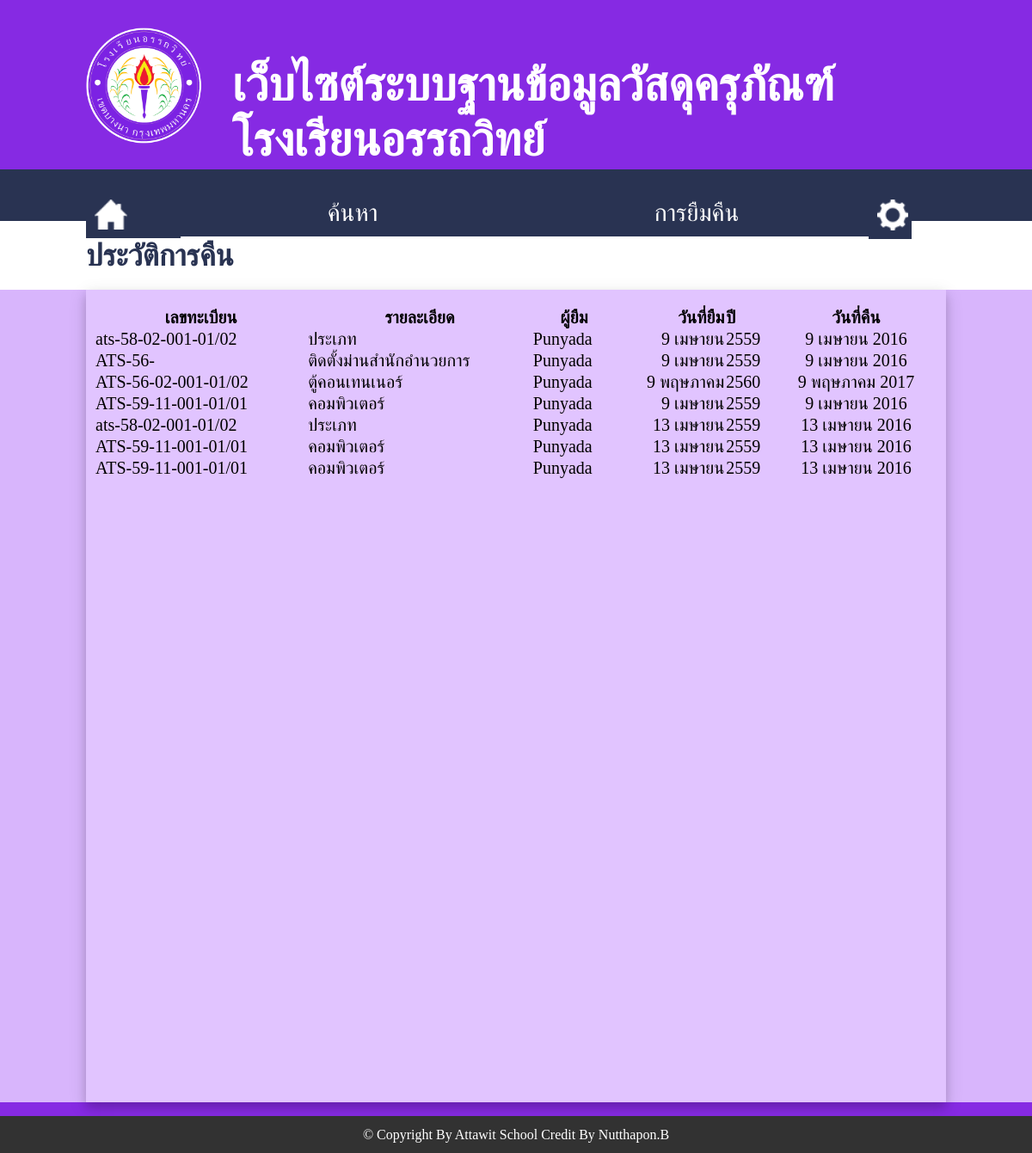
Page /show_return_teacher.php (signed in) on the earlier database version.
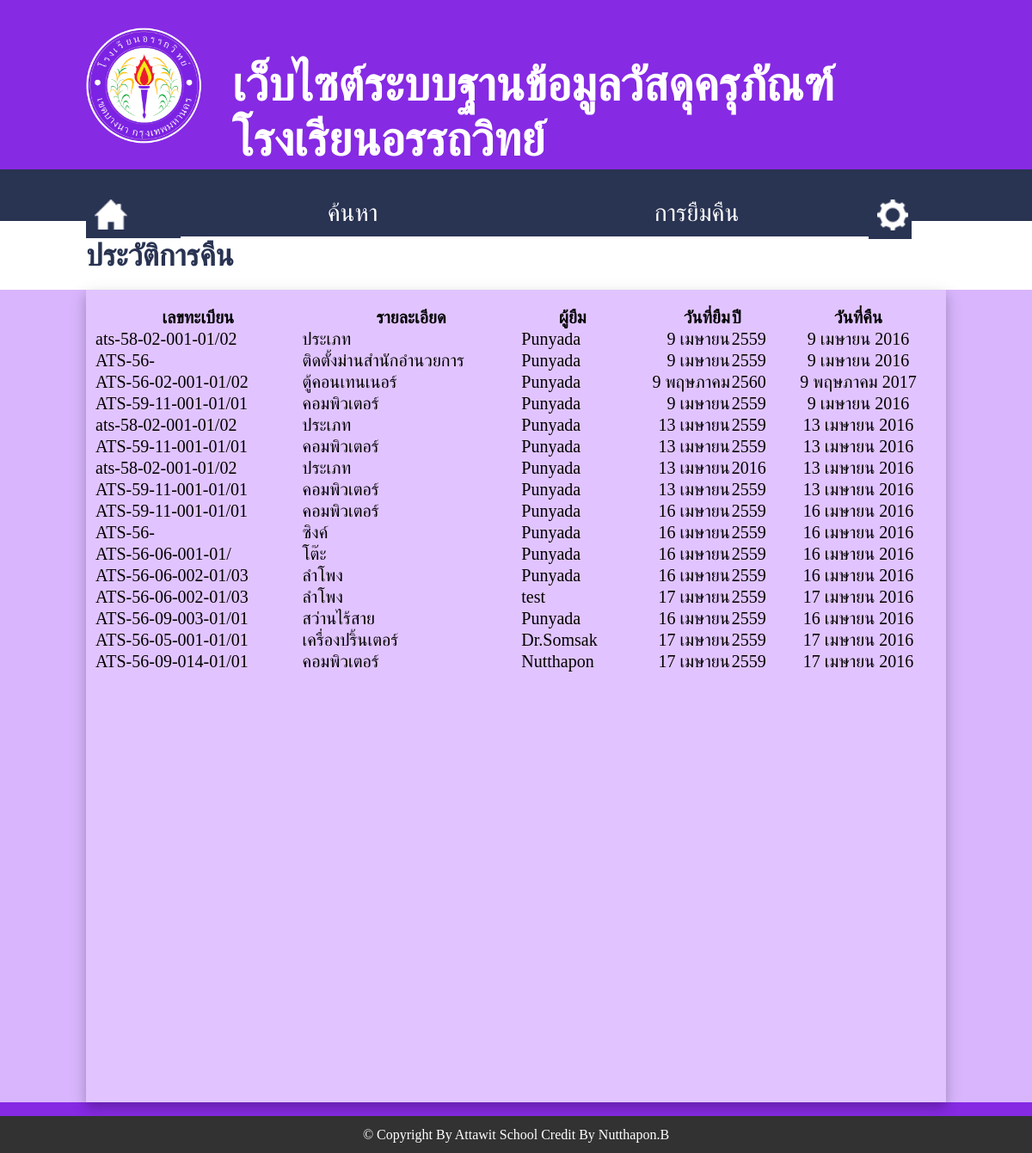
Same page on the later database version.
### tables this page shows
CREATE TABLE `lent_return` (
  `id` int(11) NOT NULL auto_increment,
  `id_data_mda` int(11) NOT NULL,
  `id_mda` varchar(25) NOT NULL,
  `name_mda` varchar(1000) NOT NULL,
  `user_id` int(11) NOT NULL,
  `name_user` varchar(50) NOT NULL,
  `date_lent` varchar(20) NOT NULL,
  `date_return` varchar(20) default NULL,
  `year` varchar(10) NOT NULL,
  `status` int(11) NOT NULL default '0',
  PRIMARY KEY  (`id`)
);

### show_return_teacher.php (the view, shortened to what this page needs)
<?php
include('popup.php');
?>
<html>
<head>
	<link rel="stylesheet" href="style.css">
	<link rel="stylesheet" href="jquery.dataTables.min.css" />
</head>
<body id="search">
<form name="form1">
	<div style='width:100%; height:180px;'>
		<div style='width:1000px; heigth:100%; margin:auto; padding-top:1%;'>
			<div style='width:15%; heigth:100%; float:left;'>
				<img src='image/logo_ats.png' style="margin-top:20px;" width='90%'>
			</div>
			<div style='width:83%; heigth:100%; float:left; padding-left:2%;'>
				<h1 style="margin-top:55px;">เว็บไซต์ระบบฐานข้อมูลวัสดุครุภัณฑ์โรงเรียนอรรถวิทย์
				</h1>
			</div>
		</div>
	</div>
	<div style='width:100%; height:60px; background:#293352;'>
		<div style='width:1000px; heigth:100%; margin:auto; margin-top:17px; padding-top:12px;'>
			<div id="sMenu" style="width:90px; heigth:100%; float:left;">
				<a href="main_teacher.php">
					<div><img src="image/home.png" width="38"></div>
				</a>
			</div>
			<div class="dropdown" style="width:400px; heigth:100%; float:left;">
				<a href="show_lent_teacher.php">
					<div class="dropbtn"><center>ค้นหา</center></div>
				</a>
			</div>
			<div class="dropdown" style="width:400px; heigth:100%; float:left;">
				<div class="dropbtn"><center>การยืมคืน</center></div>
			</div>
			<div class="dropdown" style="width:50px; heigth:105%; float:left;">
				<a href="#popupLogout">
					<div class="dropbtn"><img src="image/pass.png" width="36"></div>
				</a>
			</div>
		</div>
	</div>
	<div style='width:100%; height:80px; margin-top:-29px; background:#ffffff;'>
		<div style='width:1000px; height:100%; margin:auto; background:#ffffff;'>
			<h2>ประวัติการคืน</h2>
		</div>
	</div>
	<div style='width:100%; height:945px; background:#d8b5fc;'>
		<div style='width:980px; height:925px; padding-top:20px; padding-left:10px; padding-right:10px; background:#e1c4ff; margin:auto; box-shadow: 0 6px 10px 0 rgba(0, 0, 0, 0.14), 0 6px 20px 0 rgba(0, 0, 0, 0.14);'>
			<table id="example" class="display" style="font-size: 20px;" cellspacing="0" width="100%">
		        <thead>
		            <tr>
		                <th>เลขทะเบียน</th>
		                <th>รายละเอียด</th>
		                <th>ผู้ยืม</th>
		                <th align='right'>วันที่ยืม</th>
		                <th align='left'>ปี</th>
		                <th>วันที่คืน</th>
		            </tr>
		        </thead>
		        <tbody>
		        	<?php
		        	$sql = "SELECT * FROM lent_return WHERE status = 1";
		        	$query = mysql_query($sql);
		        	while ($data = mysql_fetch_array($query)) {
		        		$dateInput = date('j F Y', strtotime($data['date_lent']));
						$explodeDate = explode(" ", $dateInput);
						switch($explodeDate[1]) {
						    case "April": $month = "เมษายน"; break;
						    case "May": $month = "พฤษภาคม"; break;
						}
						$date = $explodeDate[0].' '.$month;
						$dateInputReturn = date('j F Y', strtotime($data['date_lent']));
						$explodeDateReturn = explode(" ", $dateInputReturn);
						switch($explodeDateReturn[1]) {
						    case "April": $month = "เมษายน"; break;
						    case "May": $month = "พฤษภาคม"; break;
						}
						$dateReturn = $explodeDateReturn[0].' '.$month.' '.$explodeDateReturn[2];
		        		echo "
		        		<tr>
			                <td>".$data['id_mda']."</td>
			                <td>".$data['name_mda']."</td>
			                <td>".$data['name_user']."</td>
			                <td align='right'>".$date."</td>
			                <td>".$data['year']."</td>
			                <td><center>".$dateReturn."</center></td>
			            </tr>";
		        	}
		        	 ?>
		        </tbody>
		    </table>
		</div>
	</div>
	</form>
	<div style="background:#323232; width:100%; height:30px; text-align: center; padding-top: 13px; margin-bottom:0px;">
		<font color="#ffffff">&copy Copyright By Attawit School Credit By Nutthapon.B</font>
	</div>
</body>
</html>

Differences in the rows shown:
now on this page (row edited): lent_return: id_mda "ats-58-02-001-01/02", name_mda "ประเภท", name_user "Punyada", date_lent "13 เมษายน", year "2016", date_lent "13 เมษายน 2016"
added lent_return: id_mda "ATS-59-11-001-01/01", name_mda "คอมพิวเตอร์", name_user "Punyada", date_lent "16 เมษายน", year "2559", date_lent "16 เมษายน 2016"
added lent_return: id_mda "ATS-56-", name_mda "ซิงค์", name_user "Punyada", date_lent "16 เมษายน", year "2559", date_lent "16 เมษายน 2016"
added lent_return: id_mda "ATS-56-06-001-01/", name_mda "โต๊ะ", name_user "Punyada", date_lent "16 เมษายน", year "2559", date_lent "16 เมษายน 2016"
added lent_return: id_mda "ATS-56-06-002-01/03", name_mda "ลำโพง", name_user "Punyada", date_lent "16 เมษายน", year "2559", date_lent "16 เมษายน 2016"
added lent_return: id_mda "ATS-56-06-002-01/03", name_mda "ลำโพง", name_user "test", date_lent "17 เมษายน", year "2559", date_lent "17 เมษายน 2016"
added lent_return: id_mda "ATS-56-09-003-01/01", name_mda "สว่านไร้สาย", name_user "Punyada", date_lent "16 เมษายน", year "2559", date_lent "16 เมษายน 2016"
added lent_return: id_mda "ATS-56-05-001-01/01", name_mda "เครื่องปริ้นเตอร์", name_user "Dr.Somsak", date_lent "17 เมษายน", year "2559", date_lent "17 เมษายน 2016"
added lent_return: id_mda "ATS-56-09-014-01/01", name_mda "คอมพิวเตอร์", name_user "Nutthapon", date_lent "17 เมษายน", year "2559", date_lent "17 เมษายน 2016"
